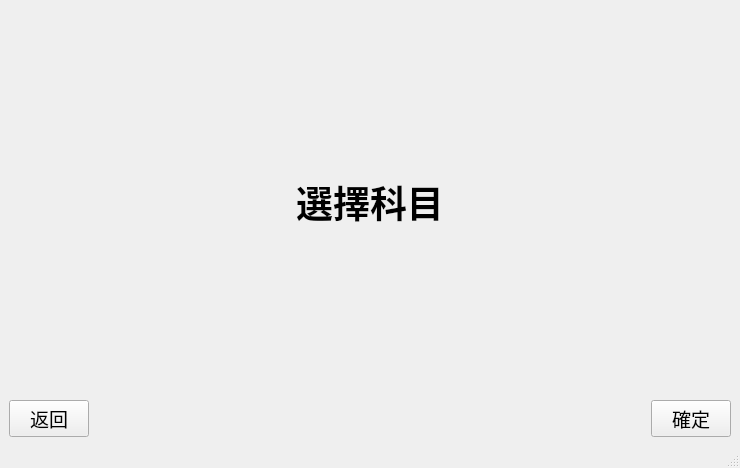
<?xml version="1.0" encoding="UTF-8"?>
<ui version="4.0">
 <class>MainWindow</class>
 <widget class="QMainWindow" name="MainWindow">
  <property name="geometry">
   <rect>
    <x>0</x>
    <y>0</y>
    <width>740</width>
    <height>468</height>
   </rect>
  </property>
  <property name="windowTitle">
   <string>MainWindow</string>
  </property>
  <widget class="QWidget" name="centralwidget">
   <layout class="QHBoxLayout" name="horizontalLayout">
    <item>
     <layout class="QGridLayout" name="gridLayout">
      <property name="sizeConstraint">
       <enum>QLayout::SetDefaultConstraint</enum>
      </property>
      <item row="4" column="0">
       <layout class="QHBoxLayout" name="horizontalLayout_2">
        <item>
         <widget class="QPushButton" name="button_return">
          <property name="font">
           <font>
            <family>微軟正黑體</family>
            <pointsize>14</pointsize>
           </font>
          </property>
          <property name="text">
           <string>返回</string>
          </property>
         </widget>
        </item>
        <item>
         <spacer name="horizontalSpacer">
          <property name="orientation">
           <enum>Qt::Horizontal</enum>
          </property>
          <property name="sizeHint" stdset="0">
           <size>
            <width>40</width>
            <height>20</height>
           </size>
          </property>
         </spacer>
        </item>
        <item>
         <widget class="QPushButton" name="button_confirm">
          <property name="font">
           <font>
            <family>微軟正黑體</family>
            <pointsize>14</pointsize>
           </font>
          </property>
          <property name="text">
           <string>確定</string>
          </property>
         </widget>
        </item>
       </layout>
      </item>
      <item row="1" column="0">
       <widget class="QLabel" name="label_select_subject">
        <property name="font">
         <font>
          <family>微軟正黑體</family>
          <pointsize>28</pointsize>
          <weight>75</weight>
          <bold>true</bold>
         </font>
        </property>
        <property name="text">
         <string>選擇科目</string>
        </property>
        <property name="alignment">
         <set>Qt::AlignCenter</set>
        </property>
       </widget>
      </item>
      <item row="2" column="0">
       <layout class="QGridLayout" name="gridLayout_2"/>
      </item>
     </layout>
    </item>
   </layout>
  </widget>
  <widget class="QStatusBar" name="statusbar"/>
 </widget>
 <resources/>
 <connections/>
</ui>
